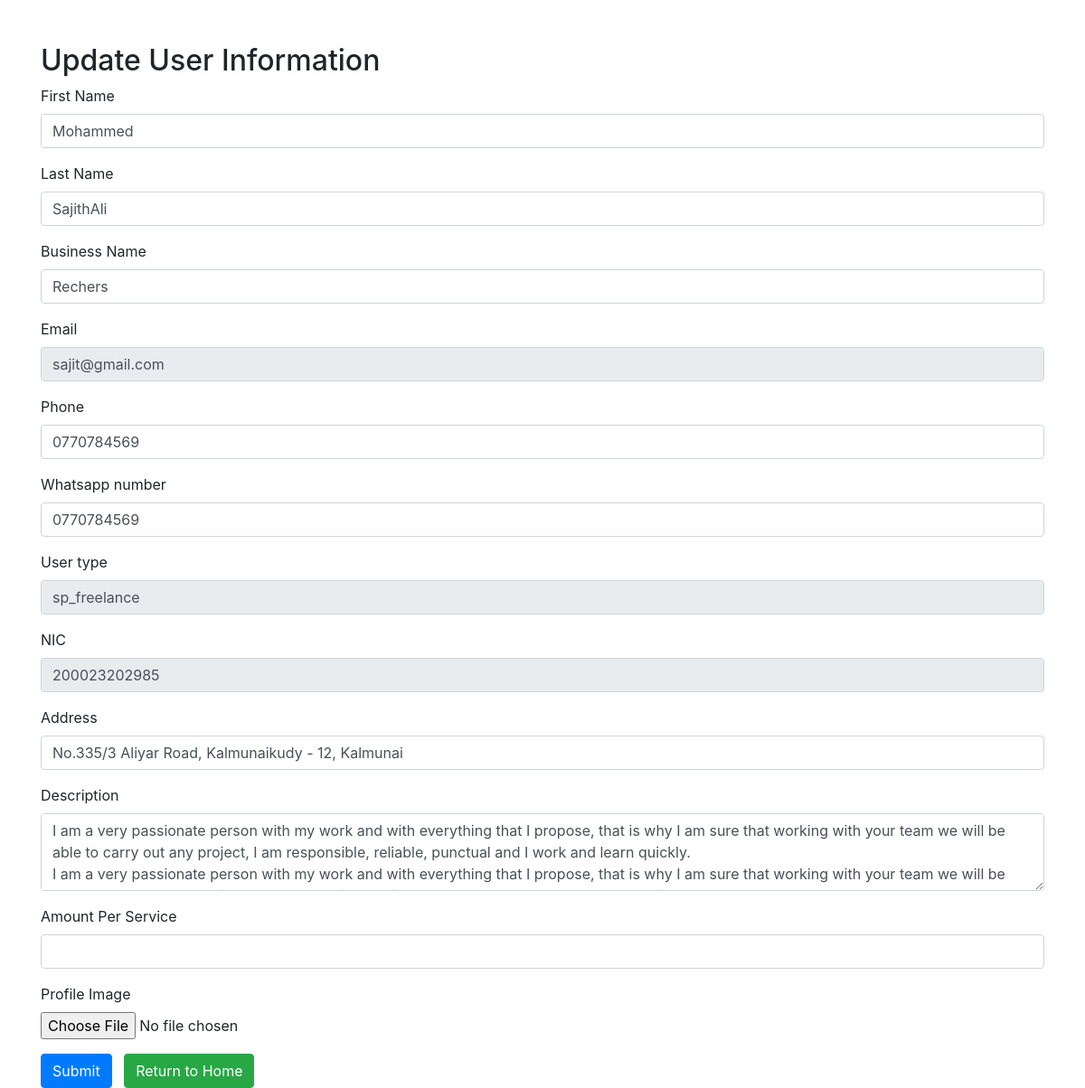
The page /edit_user_profile.php (signed in) on the database as committed earlier.
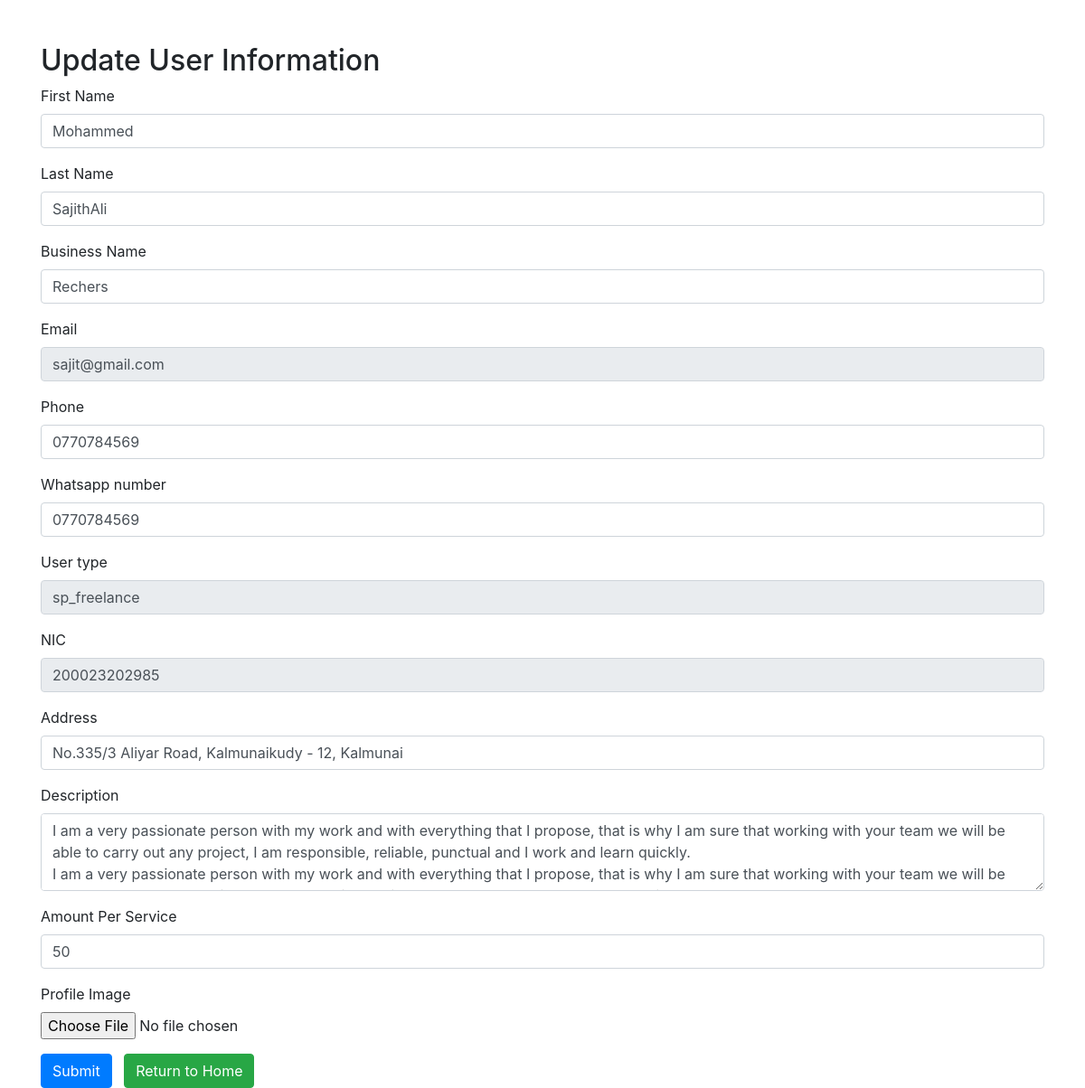
The same page on the database as committed later.
### tables this page shows
CREATE TABLE `user` (
  `user_id` varchar(10) NOT NULL,
  `first_name` varchar(50) DEFAULT NULL,
  `last_name` varchar(50) DEFAULT NULL,
  `email` varchar(100) NOT NULL,
  `contact_number` varchar(15) NOT NULL,
  `user_type` enum('customer','admin','sp_products','sp_reservation','sp_freelance') NOT NULL,
  `password` varchar(255) NOT NULL,
  `joined_date` date NOT NULL,
  `profile_photo` varchar(255) DEFAULT NULL,
  `business_name` varchar(100) DEFAULT NULL,
  `nic_number` varchar(16) DEFAULT NULL,
  `whatsapp_number` varchar(15) DEFAULT NULL,
  `service_address` varchar(255) DEFAULT NULL,
  `auth_key` varchar(255) DEFAULT NULL,
  `auth_key_expires` datetime DEFAULT NULL,
  `status` enum('active','disabled') DEFAULT NULL,
  `description` text DEFAULT NULL,
  `amount_per` float DEFAULT NULL
);

### php/classes/UserClass.php (called while the page is built, shortened)
<?php
class User
{
    private $dbconn;
    private $userId;
    private $firstName;
    private $lastName;
    private $email;
    private $phone;
    private $userType;
    private $businessName;
    private $nic;
    private $wphone;
    private $address;
    private $description;
    private $amountPer;
    public static function constructSPWithUserId($dbconn, $userId)
    {
        $user = new self();
        $user->dbconn = $dbconn;
        $user->userId = $userId;
        $user->loadUserSP();
        return $user;
    }
    private function loadUserSP()
    {
        $stmt = $this->dbconn->prepare("SELECT * FROM user WHERE user_id = ?");
        $stmt->bind_param("s", $this->userId);
        $stmt->execute();
        $result = $stmt->get_result();
        $user = $result->fetch_assoc();
        $this->firstName = $user['first_name'];
        $this->lastName = $user['last_name'];
        $this->email = $user['email'];
        $this->phone = $user['contact_number'];
        $this->userType = $user['user_type'];
        $this->businessName = $user['business_name'];
        $this->nic = $user['nic_number'];
        $this->wphone = $user['whatsapp_number'];
        $this->address = $user['service_address'];
        $this->description = $user['description'];
        $this->amountPer = $user['amount_per'];
    }
    public function getFirstName()
    {
        return $this->firstName;
    }
    public function getLastName()
    {
        return $this->lastName;
    }
    public function getEmail()
    {
        return $this->email;
    }
    public function getPhone()
    {
        return $this->phone;
    }
    public function getUserType()
    {
        return $this->userType;
    }
    public function getBusinessName()
    {
        return $this->businessName;
    }
    public function getNic()
    {
        return $this->nic;
    }
    public function getWphone()
    {
        return $this->wphone;
    }
    public function getAddress()
    {
        return $this->address;
    }
    public function getDescription()
    {
        return $this->description;
    }
    public function getAmountPer()
    {
        return $this->amountPer;
    }
}

### edit_user_profile.php (the view, shortened to what the changed rows need)
<?php
require './php/classes/UserClass.php';
$userId = $_SESSION['user_id'];
$userType = $_SESSION['user_type'];
$db = new DbConnection();
$dbconn = $db->getConnection();
if ($userType == "customer") {
    $user = User::constructCUSWithUserId($dbconn, $userId);
} else {
    $user = User::constructSPWithUserId($dbconn, $userId);
}
?>
<!DOCTYPE html>
<html lang="en">
<head>
    <link href="https://stackpath.bootstrapcdn.com/bootstrap/4.5.2/css/bootstrap.min.css" rel="stylesheet">
</head>
<body>
    <div class="container mt-5">
        <h2>Update User Information</h2>
        <form action="./php/edit_process_user_profile.php" method="POST" enctype="multipart/form-data">
            <?php
            if ($userType == "customer") {
                echo '<div class="form-group">
              <label for="firstName">First Name</label>
                <input type="text" class="form-control"  name="firstName" value="' . $user->getFirstName() . '">
            </div>';
                echo '<div class="form-group">
                <label for="lastName">Last Name</label>
                <input type="text" class="form-control"  name="lastName" value="' . $user->getLastName() . '">
            </div>';
                echo '<div class="form-group">
                <label for="email">Email</label>
                <input type="email" class="form-control"  name="email" value="' . $user->getEmail() . '" readonly>
            </div>';
                echo '<div class="form-group">
                <label for="phone">Phone</label>
                <input type="text" class="form-control"  name="phone" value="' . $user->getPhone() . '">
            </div>';
                echo '<div class="form-group">
                <label for="address">User type</label>
                <input type="text" class="form-control" name="address" value="' . $user->getUserType() . '" readonly>
            </div>';
            } else {
                echo '<div class="form-group">
            <label for="firstName">First Name</label>
              <input type="text" class="form-control"  name="firstName" value="' . $user->getFirstName() . '" >
            </div>';
                echo '<div class="form-group">
              <label for="lastName">Last Name</label>
              <input type="text" class="form-control"  name="lastName" value="' . $user->getLastName() . '">
            </div>';
                echo '<div class="form-group">
                <label for="businessName">Business Name</label>
                <input type="text" class="form-control" name="businessName" value="' . $user->getBusinessName() . '">
            </div>';
                echo '<div class="form-group">
                <label for="email">Email</label>
                <input type="email" class="form-control"  name="email" value="' . $user->getEmail() . '" readonly>
            </div>';
                echo '<div class="form-group">
                <label for="phone">Phone</label>
                <input type="text" class="form-control"  name="phone" value="' . $user->getPhone() . '">
            </div>';
                echo '<div class="form-group">
                <label for="wphone">Whatsapp number</label>
                <input type="text" class="form-control" name="wphone" value="' . $user->getWphone() . '">
            </div>';
                echo '<div class="form-group">
                <label for="address">User type</label>
                <input type="text" class="form-control" name="address" value="' . $user->getUserType() . '" readonly>
            </div>';
                echo '<div class="form-group">
                <label for="nic">NIC</label>
                <input type="text" class="form-control" name="nic" value="' . $user->getNic() . '" readonly>
            </div>';
                echo '<div class="form-group">
                <label for="address">Address</label>
                <input type="text" class="form-control" name="address" value="' . $user->getAddress() . '">
            </div>';
                echo '<div class="form-group">
                <label for="description">Description</label>
                <textarea class="form-control" name="description" rows="3">' . $user->getDescription() . '</textarea>
            </div>';
                echo '<div class="form-group">
                <label for="amountPer">Amount Per Service</label>
                <input type="number" class="form-control" name="amountPer" value="' . $user->getAmountPer() . '">
            </div>';
            }
            ?>
        </form>
    </div>
</body>
</html>

Rows that differ between the two databases and show on the page:
changed user "Mohammed": amountPer (not shown) → "50"
